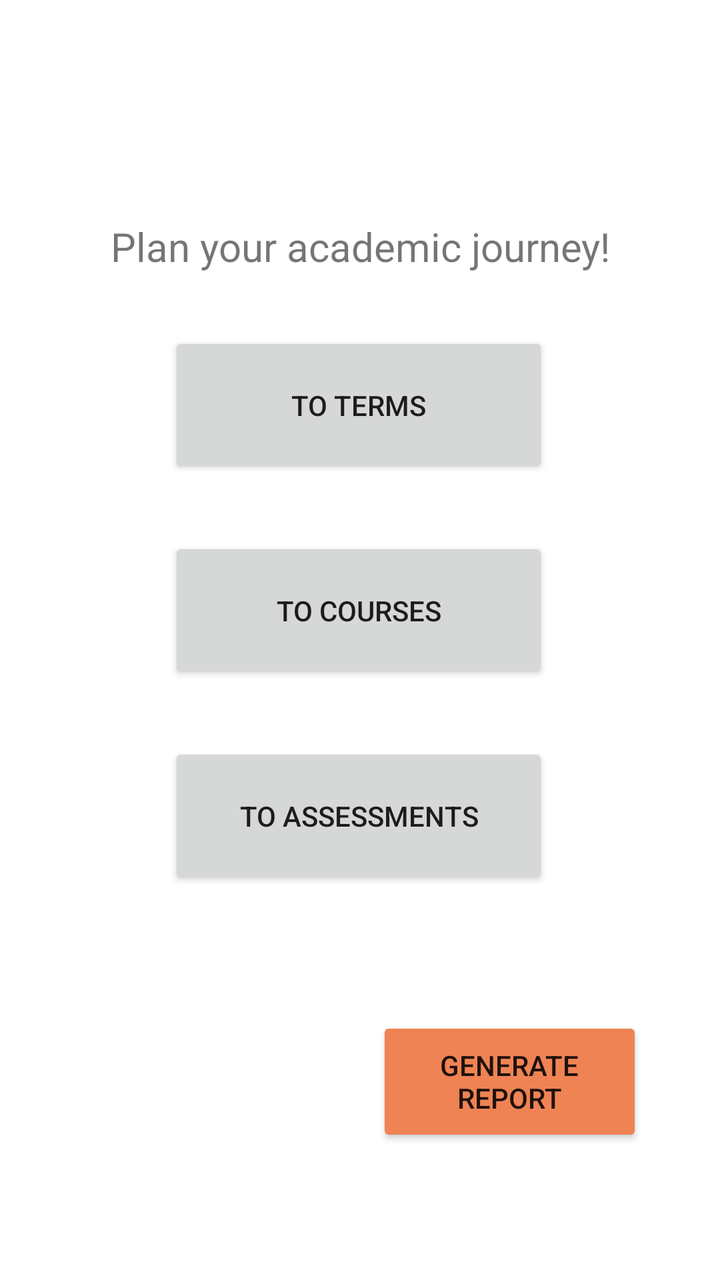
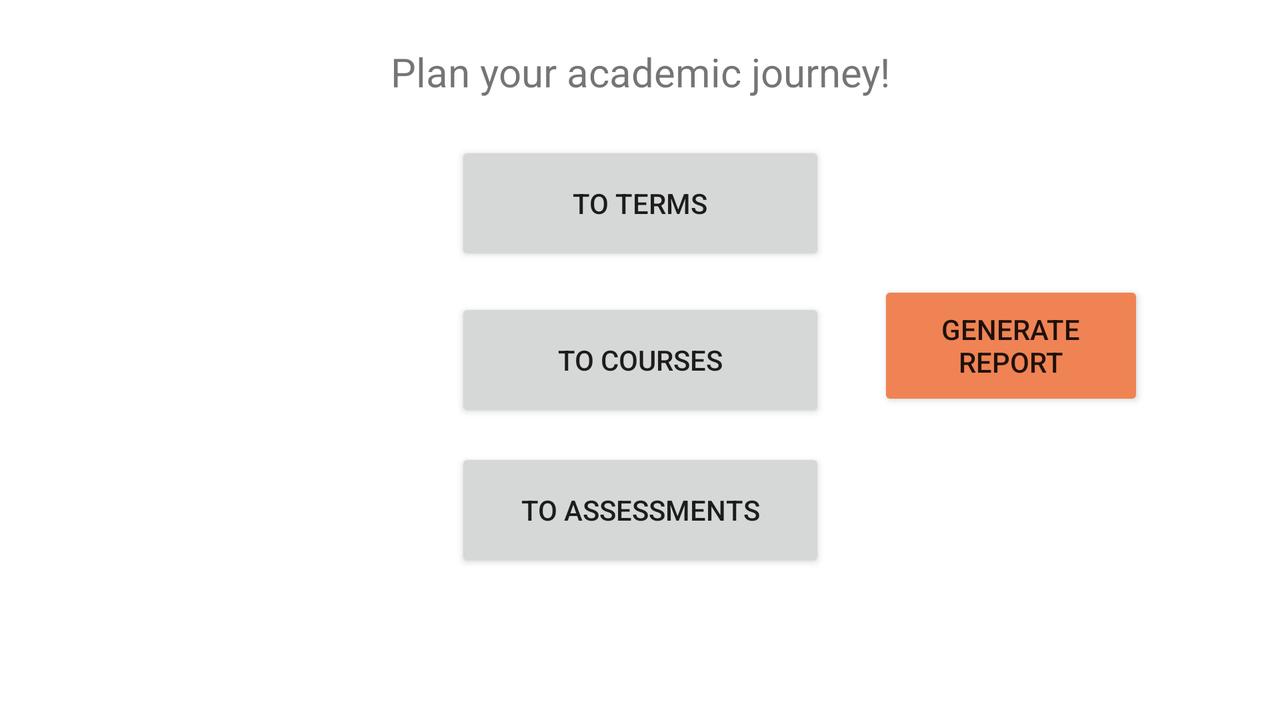

Compare how this app lays out the same screen by default and in its alternative resource folder. The renders come first, then the two layout files and the values they reference.
<!-- AndroidManifest.xml: application theme Theme.AcademicScheduleApp -->
<!-- res/layout/activity_main.xml -->
<?xml version="1.0" encoding="utf-8"?>
<androidx.constraintlayout.widget.ConstraintLayout xmlns:android="http://schemas.android.com/apk/res/android"
    xmlns:app="http://schemas.android.com/apk/res-auto"
    xmlns:tools="http://schemas.android.com/tools"
    android:layout_width="match_parent"
    android:layout_height="match_parent"
    tools:context=".UI.MainActivity">

    <Button
        android:id="@+id/generateReport"
        android:layout_width="133dp"
        android:layout_height="65dp"
        android:backgroundTint="@color/Mandarin"
        android:onClick="generateAndShare"
        android:text="Generate Report"
        app:cornerRadius="50dp"
        app:layout_constraintBottom_toBottomOf="parent"
        app:layout_constraintEnd_toEndOf="parent"
        app:layout_constraintHorizontal_bias="0.83"
        app:layout_constraintStart_toStartOf="parent"
        app:layout_constraintTop_toTopOf="parent"
        app:layout_constraintVertical_bias="0.884" />

    <TextView
        android:id="@+id/textview"
        android:layout_width="269dp"
        android:layout_height="35dp"
        android:text="Plan your academic journey!"
        android:textAlignment="center"
        android:textSize="20sp"
        app:layout_constraintBottom_toBottomOf="parent"
        app:layout_constraintEnd_toEndOf="parent"
        app:layout_constraintStart_toStartOf="parent"
        app:layout_constraintTop_toTopOf="parent"
        app:layout_constraintVertical_bias="0.181" />

    <Button
        android:id="@+id/toTermsButton"
        android:layout_width="190dp"
        android:layout_height="73dp"
        android:onClick="enterTerms"
        android:text="To Terms"
        app:layout_constraintBottom_toBottomOf="parent"
        app:layout_constraintEnd_toEndOf="parent"
        app:layout_constraintHorizontal_bias="0.497"
        app:layout_constraintStart_toStartOf="parent"
        app:layout_constraintTop_toTopOf="parent"
        app:layout_constraintVertical_bias="0.293" />

    <Button
        android:id="@+id/toCoursesButton"
        android:layout_width="190dp"
        android:layout_height="73dp"
        android:onClick="enterCourses"
        android:text="To Courses"
        app:layout_constraintBottom_toBottomOf="parent"
        app:layout_constraintEnd_toEndOf="parent"
        app:layout_constraintHorizontal_bias="0.497"
        app:layout_constraintStart_toStartOf="parent"
        app:layout_constraintTop_toTopOf="parent"
        app:layout_constraintVertical_bias="0.474" />

    <Button
        android:id="@+id/toAssessmentsButton"
        android:layout_width="190dp"
        android:layout_height="73dp"
        android:onClick="enterAssessments"
        android:text="To Assessments"
        app:layout_constraintBottom_toBottomOf="parent"
        app:layout_constraintEnd_toEndOf="parent"
        app:layout_constraintHorizontal_bias="0.497"
        app:layout_constraintStart_toStartOf="parent"
        app:layout_constraintTop_toTopOf="parent"
        app:layout_constraintVertical_bias="0.655" />


</androidx.constraintlayout.widget.ConstraintLayout>
<!-- resources referenced by this layout -->
<resources>
  <color name="Mandarin">#EF8354</color>
  <style name="Theme.AcademicScheduleApp" parent="Theme.MaterialComponents.DayNight.DarkActionBar">
          
          <item name="colorPrimary">@color/Black_Coral</item>
          <item name="colorPrimaryVariant">@color/Independence</item>
          <item name="colorOnPrimary">@color/white</item>
          
          <item name="colorSecondary">@color/Silver</item>
          <item name="colorSecondaryVariant">@color/Quick_Silver</item>
          <item name="colorOnSecondary">@color/black</item>
          
          <item name="android:statusBarColor" tools:targetApi="l">?attr/colorPrimaryVariant</item>
          
      </style>
  <color name="Black_Coral">#536079</color>
  <color name="Independence">#424D61</color>
  <color name="white">#FFFFFFFF</color>
  <color name="Silver">#BFC0C0</color>
  <color name="Quick_Silver">#A2A4A4</color>
  <color name="black">#FF000000</color>
</resources>
<!-- res/layout-land/activity_main.xml (the author's variant of the layout above) -->
<!-- drawn on the phone turned sideways -->
<?xml version="1.0" encoding="utf-8"?>
<androidx.constraintlayout.widget.ConstraintLayout xmlns:android="http://schemas.android.com/apk/res/android"
    xmlns:app="http://schemas.android.com/apk/res-auto"
    xmlns:tools="http://schemas.android.com/tools"
    android:layout_width="match_parent"
    android:layout_height="match_parent"
    tools:context=".UI.MainActivity">

    <TextView
        android:id="@+id/textview"
        android:layout_width="269dp"
        android:layout_height="35dp"
        android:text="Plan your academic journey!"
        android:textAlignment="center"
        android:textSize="20sp"
        app:layout_constraintBottom_toBottomOf="parent"
        app:layout_constraintEnd_toEndOf="parent"
        app:layout_constraintStart_toStartOf="parent"
        app:layout_constraintTop_toTopOf="parent"
        app:layout_constraintVertical_bias="0.069" />

    <Button
        android:id="@+id/toTermsButton"
        android:layout_width="185dp"
        android:layout_height="62dp"
        android:onClick="enterTerms"
        android:text="To Terms"
        app:layout_constraintBottom_toBottomOf="parent"
        app:layout_constraintEnd_toEndOf="parent"
        app:layout_constraintStart_toStartOf="parent"
        app:layout_constraintTop_toTopOf="parent"
        app:layout_constraintVertical_bias="0.237" />

    <Button
        android:id="@+id/toCoursesButton"
        android:layout_width="185dp"
        android:layout_height="62dp"
        android:onClick="enterCourses"
        android:text="To Courses"
        app:layout_constraintBottom_toBottomOf="parent"
        app:layout_constraintEnd_toEndOf="parent"
        app:layout_constraintStart_toStartOf="parent"
        app:layout_constraintTop_toBottomOf="@+id/toTermsButton"
        app:layout_constraintVertical_bias="0.098" />

    <Button
        android:id="@+id/toAssessmentsButton"
        android:layout_width="185dp"
        android:layout_height="62dp"
        android:onClick="enterAssessments"
        android:text="To Assessments"
        app:layout_constraintBottom_toBottomOf="parent"
        app:layout_constraintEnd_toEndOf="parent"
        app:layout_constraintStart_toStartOf="parent"
        app:layout_constraintTop_toBottomOf="@+id/toCoursesButton"
        app:layout_constraintVertical_bias="0.149" />

    <Button
        android:id="@+id/generateReport"
        android:layout_width="133dp"
        android:layout_height="65dp"
        android:backgroundTint="@color/Mandarin"
        android:onClick="enterAssessments"
        android:text="Generate Report"
        app:cornerRadius="50dp"
        app:layout_constraintBottom_toBottomOf="parent"
        app:layout_constraintEnd_toEndOf="parent"
        app:layout_constraintHorizontal_bias="0.866"
        app:layout_constraintStart_toStartOf="parent"
        app:layout_constraintTop_toTopOf="parent"
        app:layout_constraintVertical_bias="0.476" />
</androidx.constraintlayout.widget.ConstraintLayout>
